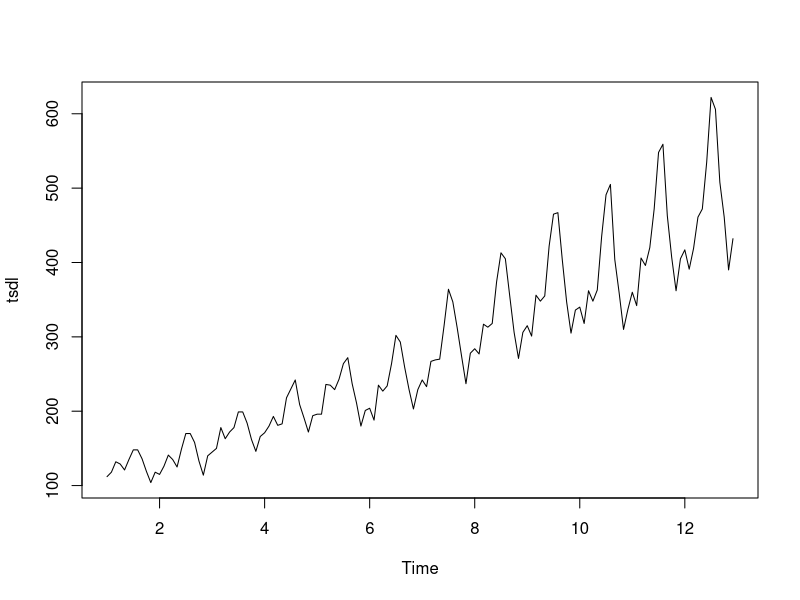
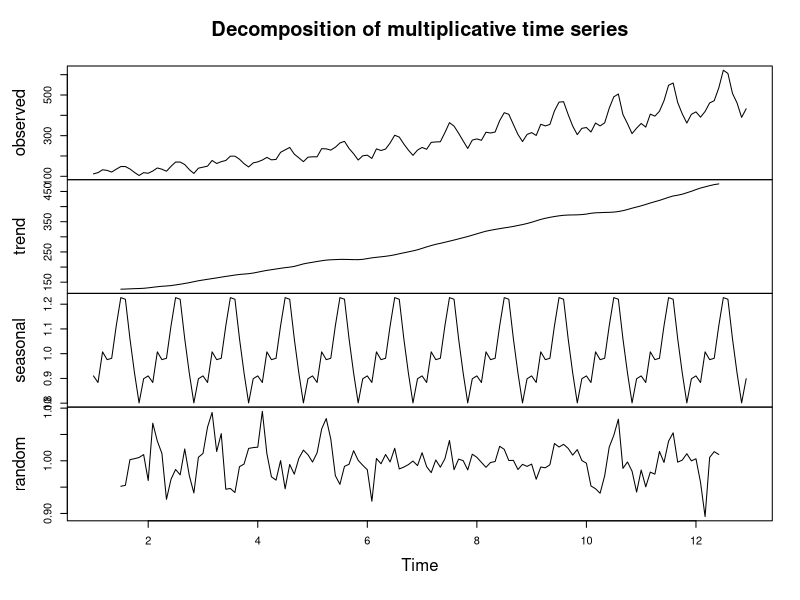
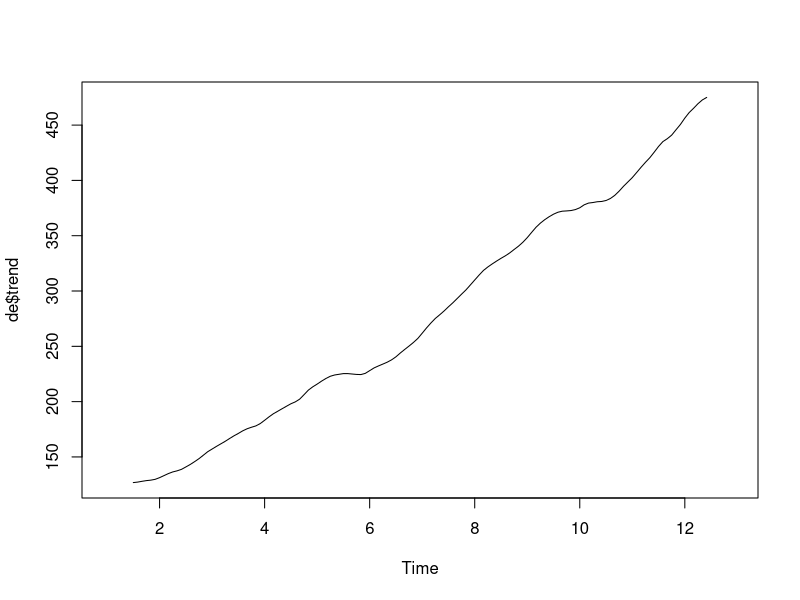
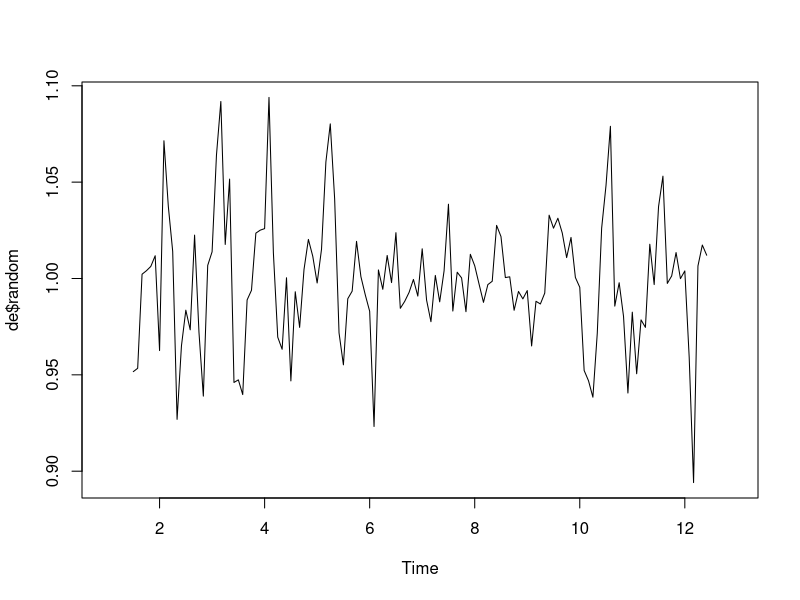
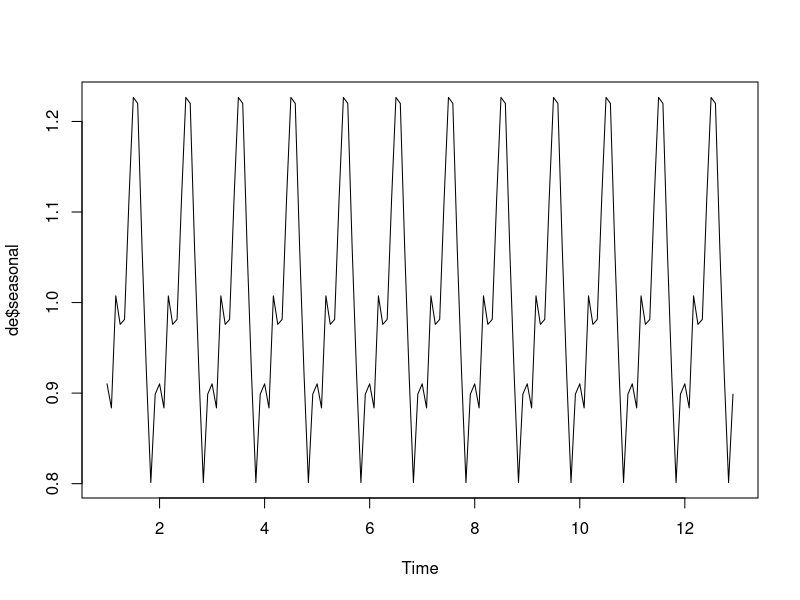
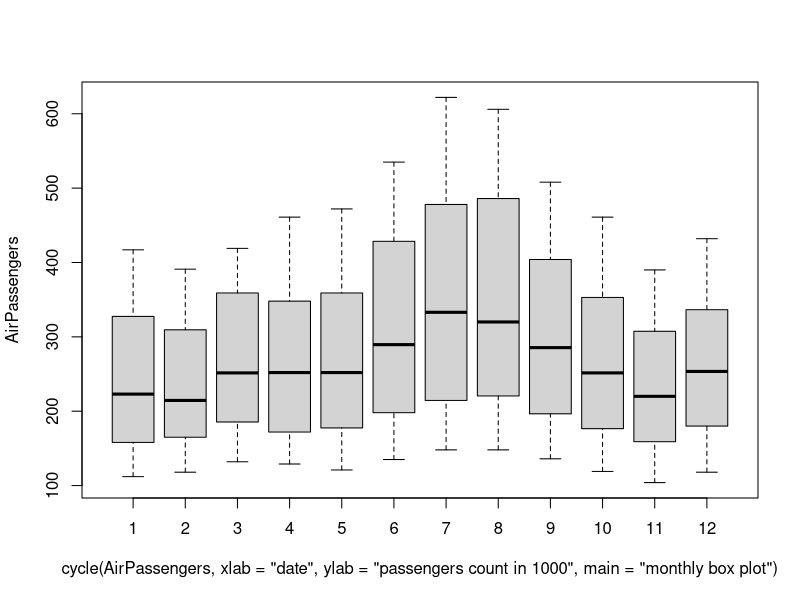

These charts were generated, in order, by the following R code:
install.packages("forecast")
install.packages("timeSeries")
library(forecast)
library(timeSeries)
a1=table(AirPassengers)
a1
View(a1)
frequency(AirPassengers)
tsdl=ts(AirPassengers,frequency=12)
tsdl
plot(tsdl)
de=decompose(tsdl,"multiplicative")
plot(de)
plot(de$trend)
plot(de$random)
plot(de$seasonal)
boxplot(AirPassengers~cycle(AirPassengers,xlab="date",ylab="passengers count in 1000",main="monthly box plot"))
model<-arima(AirPassengers)
model
